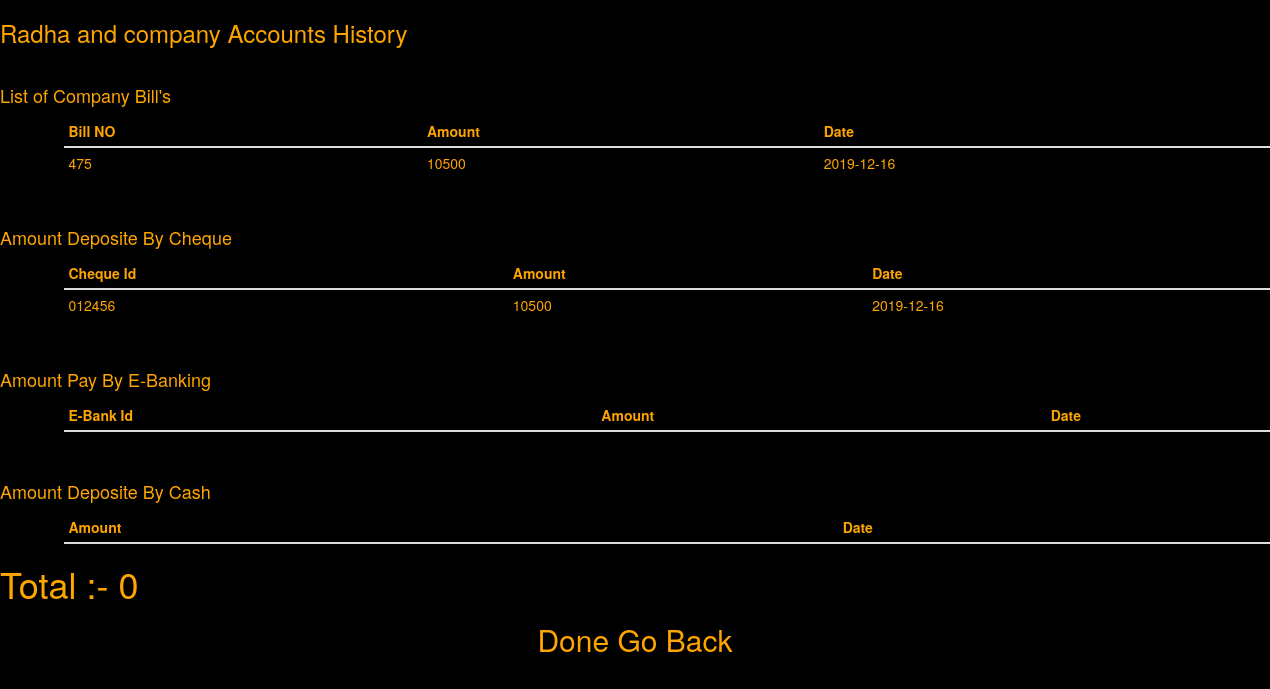
The page /view.php?cid=8 (signed in) on the database its author committed.
### tables this page shows
CREATE TABLE `company` (
  `cid` int(11) NOT NULL,
  `cname` varchar(50) DEFAULT NULL,
  `cballance` int(11) DEFAULT NULL
);

CREATE TABLE `companyrecite` (
  `cid` int(11) NOT NULL,
  `amount` int(11) NOT NULL,
  `gst` int(11) DEFAULT NULL,
  `total` int(11) DEFAULT NULL,
  `billno` varchar(25) DEFAULT NULL,
  `tdate` date DEFAULT NULL
);

CREATE TABLE `cheque` (
  `cid` int(11) NOT NULL,
  `chequeid` varchar(25) NOT NULL,
  `amount` int(11) NOT NULL,
  `tdate` date DEFAULT NULL
);

### view.php (the view, shortened to what this page needs)
<?php
if (isset($_REQUEST['cid']))
{
    $cid = htmlentities($_REQUEST['cid']);
   	$stmt1 = $pdo->prepare("
            SELECT cname,cballance from company where cid=:cid
        ");
        $stmt1->execute([
        ':cid' => $cid,
    ]);
    $ballanceval = $stmt1->fetch(PDO::FETCH_OBJ);
    $cname = $ballanceval->cname;
    $cname = ucfirst($cname);
$stmt2 = $pdo->prepare("
            SELECT billno, total, tdate from companyrecite where cid=:cid
        ");
        $stmt2->execute([
        ':cid' => $cid,
    ]);
    while ( $row = $stmt2->fetch(PDO::FETCH_OBJ) )
    {
        $companyrecite[] = $row;
    }
    $stmt3 = $pdo->prepare("
            SELECT chequeid, amount, tdate from cheque where cid=:cid
        ");
        $stmt3->execute([
        ':cid' => $cid,
    ]);
    while ( $row = $stmt3->fetch(PDO::FETCH_OBJ) )
    {
        $cheque[] = $row;
    }
}
?>
<!DOCTYPE html>
<html>
<head>
	<link rel="stylesheet" href="https://maxcdn.bootstrapcdn.com/bootstrap/3.4.1/css/bootstrap.min.css"/>
</head>
<body style="background-color: black">
	<h3 style="color:#ffa500"><?php echo $cname ?> Accounts History</h3><br>
	<h4 style="color:#ffa500">List of Company Bill's</h4>
	<div class="list">
<table class="table table-condensed"style="margin-left : 5%; color: #ffa500">
                <thead>
                  <tr>
                    <th>Bill NO</th>
                    <th>Amount</th>
                    <th>Date</th>
                  </tr>
                </thead>
                <tbody>
                  <?php foreach($companyrecite as $comp) : ?>
                                <tr>
                                  <td>
                                      <?php echo $comp->billno?>
                                  </td>
                      <td>
                          <?php echo $comp->total ?>
                    </td>
                    <td>
                       <?php echo $comp->tdate ?>
                      </td>
                    </tr>
                            <?php endforeach; ?>
                </tbody>
              </table>
</div>
<br>
<h4 style="color:#ffa500">Amount Deposite By Cheque </h4>
<div class="list">
<table class="table table-condensed"style="margin-left : 5%; color: #ffa500">
                <thead>
                  <tr>
                    <th>Cheque Id</th>
                    <th>Amount</th>
                    <th>Date</th>
                  </tr>
                </thead>
                <tbody>
                  <?php foreach($cheque as $comp) : ?>
                                <tr>
                                  <td>
                                      <?php echo $comp->chequeid?>
                                  </td>
                      <td>
                          <?php echo $comp->amount ?>
                    </td>
                    <td>
                       <?php echo $comp->tdate ?>
                      </td>
                    </tr>
                            <?php endforeach; ?>
                </tbody>
              </table>
</div>
<br>
	<h4 style="color:#ffa500">Amount Pay By E-Banking</h4>
	<div class="list">
<table class="table table-condensed"style="margin-left : 5%; color: #ffa500">
                <thead>
                  <tr>
                    <th>E-Bank Id</th>
                    <th>Amount</th>
                    <th>Date</th>
                  </tr>
                </thead>
              </table>
</div>
<br>
<h4 style="color:#ffa500">Amount Deposite By Cash </h4>
<div class="list">
<table class="table table-condensed"style="margin-left : 5%; color: #ffa500">
                <thead>
                  <tr>
                    <th>Amount</th>
                    <th>Date</th>
                  </tr>
                </thead>
              </table>
</div>
	<h1 style="color: #ffa500">Total :- <?php echo $ballanceval->cballance;?></h1>
  <a href="mainpage.php" style="text-decoration: none ;text-align: center; color:#ffa500"><h2>Done Go Back</h2>
</body>
</html>

### rows shown on the page
company: cname "Radha and company", cballance "0"
companyrecite: billno "475", total "10500", tdate "2019-12-16"
cheque: chequeid "012456", amount "10500", tdate "2019-12-16"
